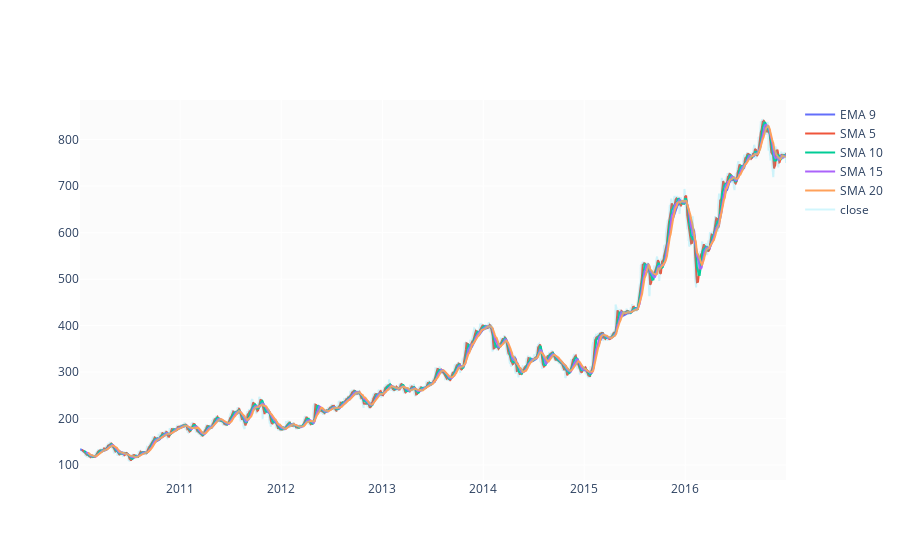

Here is the notebook cell this chart was saved with:
### Code cell
# moving averages
df['EMA_9'] = df['ClosePrice'].ewm(9).mean().shift()
df['SMA_5'] = df['ClosePrice'].rolling(5).mean().shift()
df['SMA_10'] = df['ClosePrice'].rolling(10).mean().shift()
df['SMA_15'] = df['ClosePrice'].rolling(15).mean().shift()
df['SMA_20'] = df['ClosePrice'].rolling(20).mean().shift()

fig = go.Figure()
fig.add_trace(go.Scatter(x=df.Date, y=df.EMA_9, name='EMA 9'))
fig.add_trace(go.Scatter(x=df.Date, y=df.SMA_5, name='SMA 5'))
fig.add_trace(go.Scatter(x=df.Date, y=df.SMA_10, name='SMA 10'))
fig.add_trace(go.Scatter(x=df.Date, y=df.SMA_15, name='SMA 15'))
fig.add_trace(go.Scatter(x=df.Date, y=df.SMA_20, name='SMA 20'))
fig.add_trace(go.Scatter(x=df.Date, y=df.ClosePrice, name='close', opacity=0.2))
fig.show()

### Figure 1 — Plotly figure (JSON) as saved in the notebook; plotly's stock layout.template omitted (floating-point values rounded to 4 significant figures; data arrays with more than 128 entries replaced by an {"elided": "..."} marker saying what was removed)
{"data": [{"name": "EMA 9", "type": "scatter", "x": {"elided": "1762 str values"}, "y": {"elided": "1762 float values"}}, {"name": "SMA 5", "type": "scatter", "x": {"elided": "1762 str values"}, "y": {"elided": "1762 float values"}}, {"name": "SMA 10", "type": "scatter", "x": {"elided": "1762 str values"}, "y": {"elided": "1762 float values"}}, {"name": "SMA 15", "type": "scatter", "x": {"elided": "1762 str values"}, "y": {"elided": "1762 float values"}}, {"name": "SMA 20", "type": "scatter", "x": {"elided": "1762 str values"}, "y": {"elided": "1762 float values"}}, {"name": "close", "opacity": 0.2, "type": "scatter", "x": {"elided": "1762 str values"}, "y": {"elided": "1762 float values"}}], "layout": {}}
